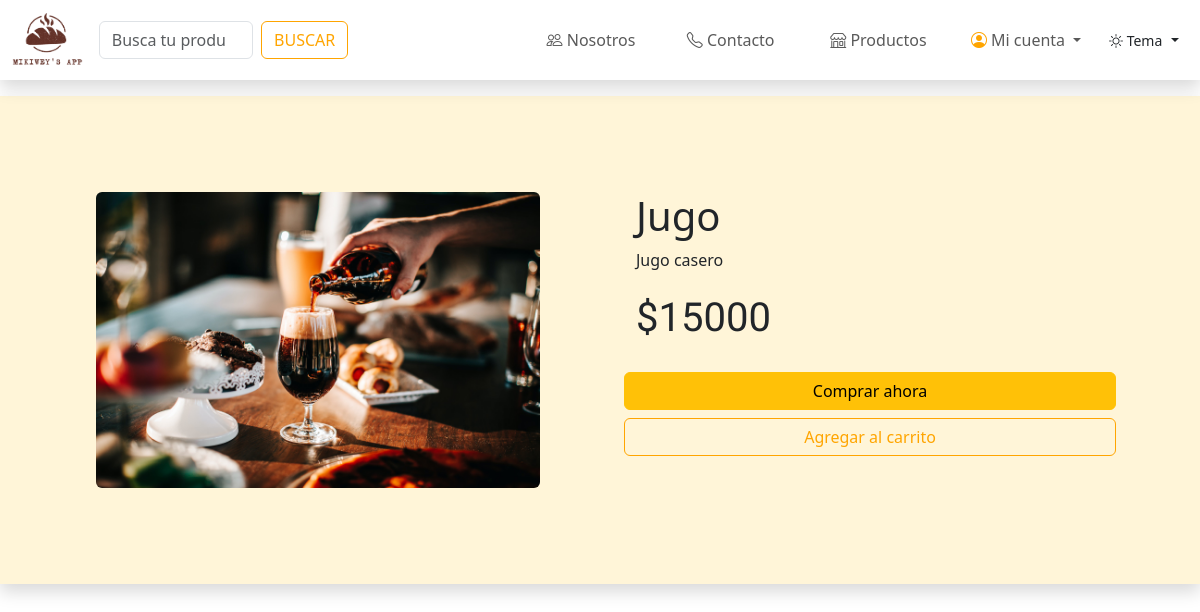
Page /view/user/producto.php?id=3 on the committed database.
### tables this page shows
CREATE TABLE `inventario` (
  `id_inv` int(11) NOT NULL,
  `imagen` varchar(100) NOT NULL,
  `producto` varchar(100) NOT NULL,
  `descrip` varchar(50) NOT NULL,
  `preuni` varchar(50) NOT NULL,
  `cat` varchar(60) NOT NULL,
  `cantidad` varchar(50) NOT NULL
);

### view/user/producto.php (the view, shortened to what this page needs)
<?php
require('../../controller/conexion.php');
$id=$_GET["id"];
$mostrarArticulo = "SELECT * FROM inventario WHERE id_inv='$id'";
$result = $db->query($mostrarArticulo);
if ($producto= mysqli_fetch_array($result)){
}
?>
<!DOCTYPE html>
<html lang="en">
    <head>
        <?php include ('../../view/include/boostrap.php');?>
    </head>
<body data-bs-theme="light">
<?php include ('../../view/include/header.php');?>
<div class="container-fluid color shadow mt-5 p-5">
    <div class="row justify-content-center">
        <div class="col-6 p-5 row">
          <div class="col-12" >
              <img src="../../IMG/inventario/<?php echo $producto['imagen'];?>" alt="" class="img-fluid rounded">
          </div>
        </div>
        <div class="col-6 p-5">
                <h1><?php echo $producto['producto'];?></h1>
            <div class="row">
                <p><?php echo $producto['descrip'];?></p>
                <p class="fs-1 simoneta">$<?php echo $producto['preuni'];?></p>
                <a class="btn btn-warning my-2" href="">Comprar ahora</a>
                <a class="btn bordenaranja naranja bhovernaranja" href="">Agregar al carrito</a>
            </div>
        </div>
    </div>
</div>
</body>
</html>

### css/styles.css (style rules this page uses)
:root { --cafe:#5b281d; --colorcuadros:#fff5d8; --colorgeneral:#FFFAF4; --naranja:orange ; }
* { margin: 0px; padding:0px; box-sizing: border-box; }
a { text-decoration: none; }
.naranja { color: var(--naranja); }
.simoneta { font-family: 'Simonetta', cursive; }
.bordenaranja { border: solid 1px var(--naranja); }
.color { background:var(--colorcuadros); }

### rows in the picture
inventario: imagen (picture), producto "Jugo", descrip "Jugo casero", preuni "15000"
